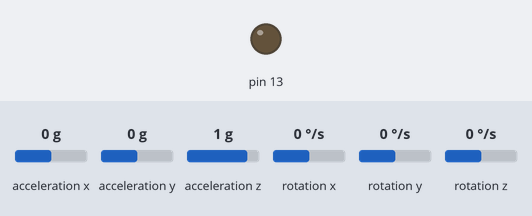
Simulated run of this sketch. Board: Arduino Uno, built with avr-gcc and run on an emulated ATmega328P. Parts: output pins drawn as LEDs (lit = HIGH). Wiring (inferred from the names in the program): MPU-6050 motion sensor at I2C address 0x68. The inputs (shaded band) are chosen by the test bench; at power-on: acceleration x 0 g, rotation x 0 °/s, acceleration y 0 g, acceleration z 1 g, rotation y 0 °/s, rotation z 0 °/s. What the sketch prints to the serial monitor is not drawn.

Above: at 0.1 s.
At 1.33 s:
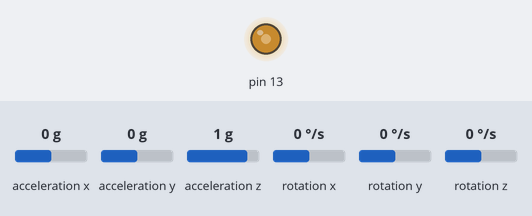
1.5 s: acceleration x set to -1.4 g
4.5 s: rotation x set to 100 °/s
7.5 s: acceleration y set to 0.8 g
Timing chart, 0 to 16.5 s (numbered marks = the images above; inputs shaded):
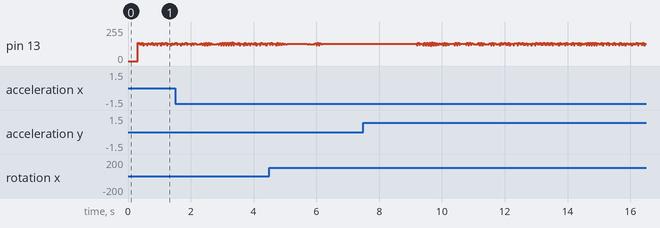

The sketch:

Example.ino
```cpp
#include "makMahony.h"
MAKMAHONY test;
float roll,pitch,yaw;
void setup() {
    Serial.begin(115200);
    test.MAKMAHONY_begin();
}

void loop() {
  test.Serial_roll_pitch_yaw(roll,pitch,yaw);
  Serial.print(roll); Serial.print(",");
  Serial.print(pitch); Serial.print(",");
  Serial.println(yaw);
}
```

Source omitted: makMahony.cpp (21366 bytes), makMahony.h (20492 bytes)
